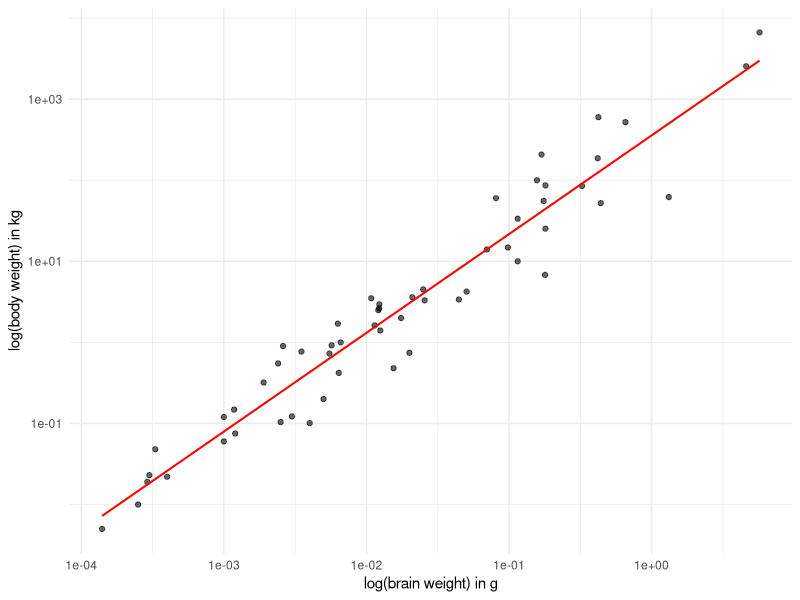

Reproduce this figure in R.
## ---- chunk 1
library(ggplot2)
ggplot(msleep, aes(x=brainwt, y=bodywt)) +
    geom_point(alpha=0.6) +
    stat_smooth(method='lm', col='red', se=F, size=0.7) +
    scale_x_log10() +
    scale_y_log10() +
    labs(x='log(brain weight) in g', y='log(body weight) in kg') +
    theme_minimal()
